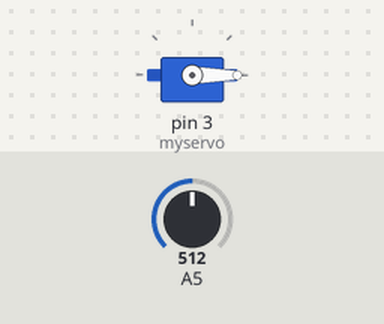
Bench run of a sketch on a simulated Arduino Uno, built with avr-gcc and run on an emulated ATmega328P. On the bench: servo. The test bench sets the inputs (shaded band); at power-on: A5 = 512.

Above: at 1.2 s.
1.3 s: A5 set to 306
At 2.2 s:
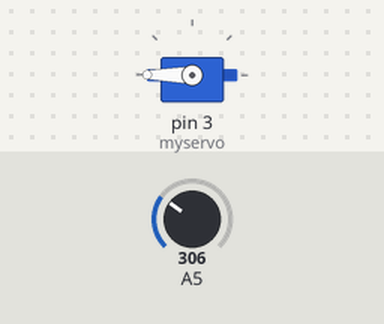
2.8 s: A5 set to 122
At 3.3 s:
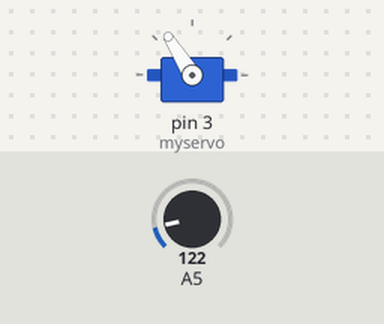
4.3 s: A5 set to 900
At 5.5 s:
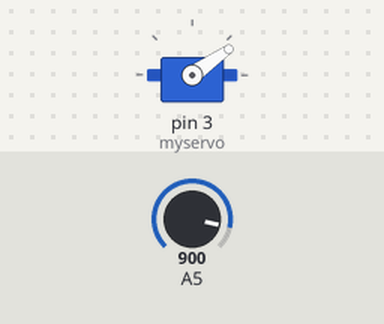
5.8 s: A5 set to 1023
At 6.8 s:
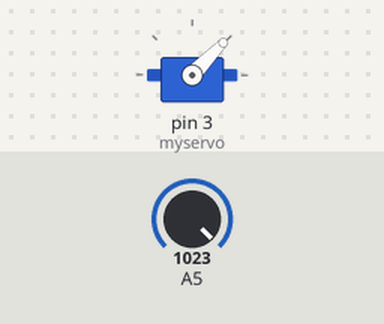
7.3 s: A5 set to 511
At 8.0 s:
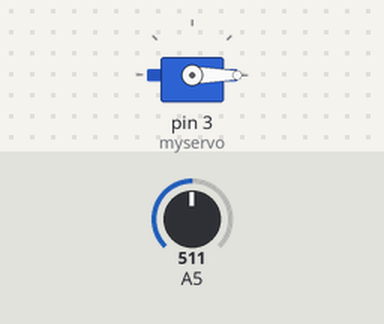
Timing chart, 0 to 9.8 s (numbered marks = the images above; inputs shaded):
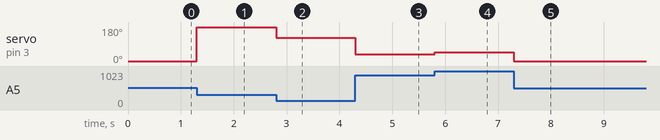

Measured:
- after the input at 1.3 s, servo on pin 3 (myservo): 0° → 180° at once
- after the input at 2.8 s, servo on pin 3 (myservo): 180° → 122° at once
- after the input at 4.3 s, servo on pin 3 (myservo): 122° → 35° at once
- after the input at 5.8 s, servo on pin 3 (myservo): 35° → 46° at once
- after the input at 7.3 s, servo on pin 3 (myservo): 46° → 0° at once

The sketch:

PhilServomotor.ino
```cpp
#include <Servo.h>
Servo myservo;
int x = analogRead(5);


void setup() {
  myservo.attach(3);
}

void loop() {
  x = analogRead(5);
  x / 180;
  myservo.write(x);
  delay(1);

}
```
